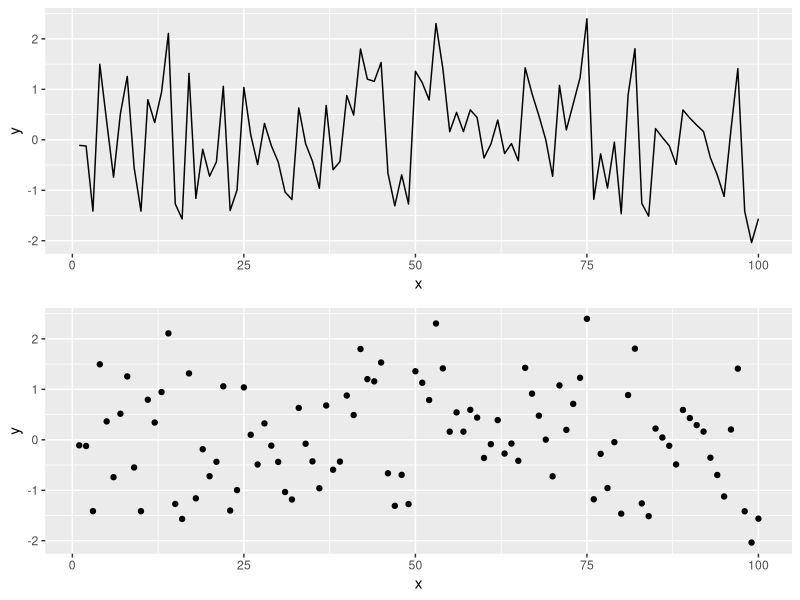

Reproduce this figure in R.
## ---- chunk 1
knitr::opts_chunk$set(echo = TRUE, fig.width = 8, fig.height = 8, fig.alig = "center") 
## ---- chunk 2
library(tidyverse)
library(gridExtra)
## ---- chunk 3
# Simulating data according to a normal distribution
x <- seq(1:100)
y <- rnorm(100) # Generating data form a normal distribution with mean 0 and variance 1
data <- data.frame(x = x, y = y ) # Creating a data frame
p1 = ggplot(data, aes(x= x, y = y)) +
geom_line()
p2 = ggplot(data, aes(x= x, y = y)) +
geom_point()
grid.arrange(p1, p2)
